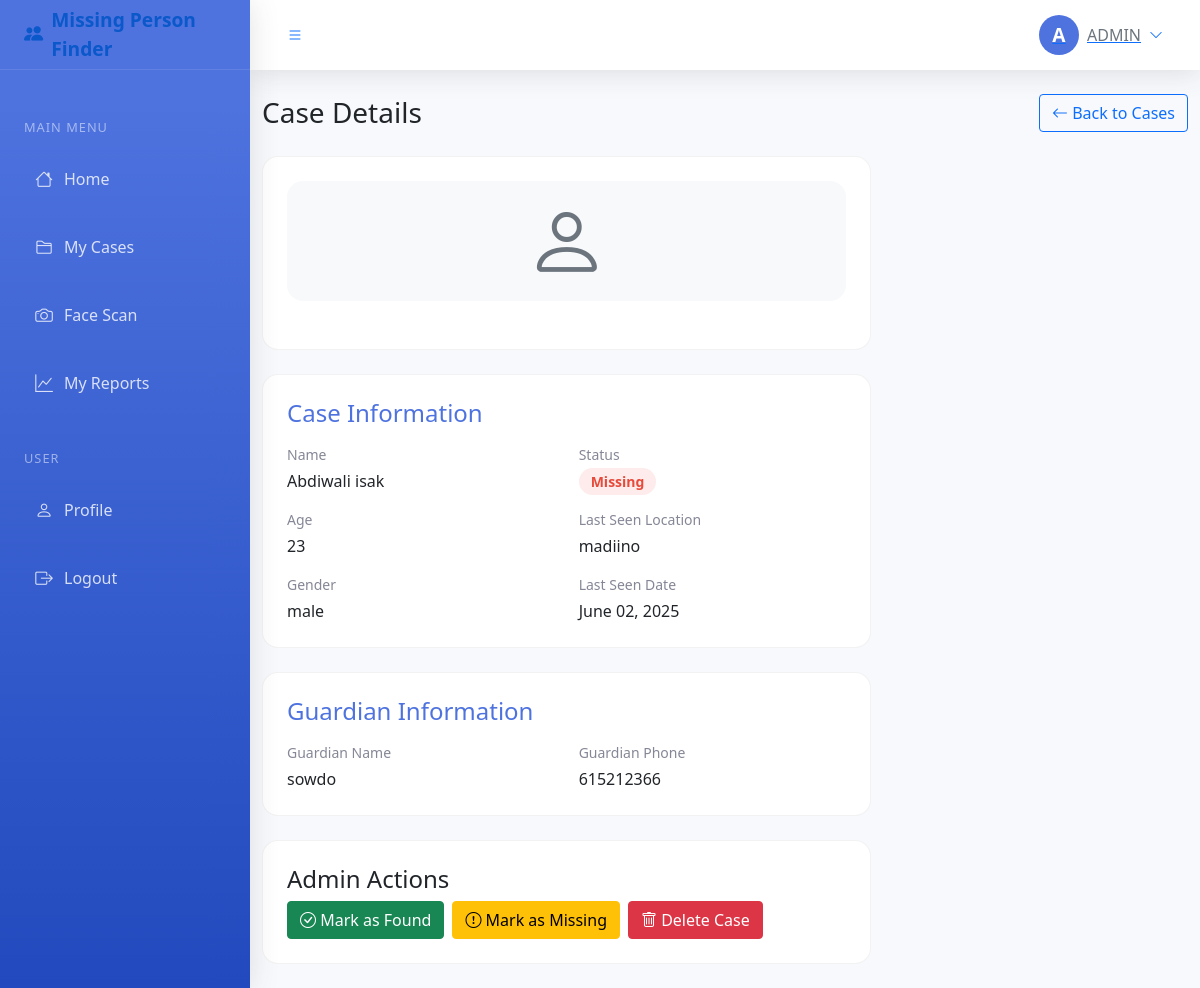
Page /case/2 (signed in) on the committed database.
### models.py (models this page shows)
class User(UserMixin, db.Model):
    id = db.Column(db.Integer, primary_key=True)
    username = db.Column(db.String(80), unique=True, nullable=False)
    email = db.Column(db.String(120), unique=True, nullable=False)
    password = db.Column(db.String(200), nullable=False)
    role = db.Column(db.String(20), default='user')  # 'user' or 'admin'
    created_at = db.Column(db.DateTime, default=datetime.utcnow)
    cases = db.relationship('Case', backref='reporter', lazy=True)
    activities = db.relationship('Activity', backref='user', lazy=True)

class Case(db.Model):
    id = db.Column(db.Integer, primary_key=True)
    name = db.Column(db.String(100), nullable=False)
    age = db.Column(db.Integer, nullable=False)
    gender = db.Column(db.String(10), nullable=False)
    last_seen_location = db.Column(db.String(200), nullable=False)
    last_seen_date = db.Column(db.DateTime, nullable=False)
    guardian_name = db.Column(db.String(100), nullable=False)
    guardian_phone = db.Column(db.String(20), nullable=False)
    status = db.Column(db.String(20), default='missing')  # 'missing' or 'found'
    created_at = db.Column(db.DateTime, default=datetime.utcnow)
    updated_at = db.Column(db.DateTime, default=datetime.utcnow, onupdate=datetime.utcnow)
    reporter_id = db.Column(db.Integer, db.ForeignKey('user.id'), nullable=False)
    photos = db.relationship('Photo', backref='case', lazy=True)

### app.py (the view)
@app.route('/case/<int:case_id>')
@login_required
def case_details(case_id):
    case = Case.query.get_or_404(case_id)
    if current_user.role != 'admin' and case.reporter_id != current_user.id:
        flash('Access denied', 'error')
        return redirect(url_for('view_cases'))
    return render_template('case_details.html', case=case)

### app.py (called while the page is built)
@login_manager.user_loader
def load_user(user_id):
    return User.query.get(int(user_id))

### templates/case_details.html (shortened to what this page needs)
{% extends "dashboard_layout.html" %}
{% block content %}
<div class="d-flex justify-content-between align-items-center mb-4">
    <h1 class="h3 mb-0">Case Details</h1>
    <a href="{{ url_for('view_cases') }}" class="btn btn-outline-primary">
        <i class="bi bi-arrow-left"></i> Back to Cases
    </a>
</div>
<div class="row">
    <div class="col-lg-8">
        <div class="info-card">
            <div class="text-center">
                {% if case.photos %}
                <img src="{{ url_for('serve_face', filename=case.photos[0].filename) }}"
                     alt="{{ case.name }}" class="case-photo" id="mainPhoto">
                {% else %}
                <div class="case-photo bg-light d-flex align-items-center justify-content-center">
                    <i class="bi bi-person text-muted" style="font-size: 5rem;"></i>
                </div>
                {% endif %}
            </div>
        </div>
        <div class="info-card">
            <h4>Case Information</h4>
            <div class="row">
                <div class="col-md-6">
                    <div class="info-item">
                        <div class="info-label">Name</div>
                        <div class="info-value">{{ case.name }}</div>
                    </div>
                    <div class="info-item">
                        <div class="info-label">Age</div>
                        <div class="info-value">{{ case.age }}</div>
                    </div>
                    <div class="info-item">
                        <div class="info-label">Gender</div>
                        <div class="info-value">{{ case.gender }}</div>
                    </div>
                </div>
                <div class="col-md-6">
                    <div class="info-item">
                        <div class="info-label">Status</div>
                        <div class="info-value">
                            <span class="case-status {% if case.status == 'found' %}status-open{% else %}status-closed{% endif %}">
                                {{ case.status|title }}
                            </span>
                        </div>
                    </div>
                    <div class="info-item">
                        <div class="info-label">Last Seen Location</div>
                        <div class="info-value">{{ case.last_seen_location }}</div>
                    </div>
                    <div class="info-item">
                        <div class="info-label">Last Seen Date</div>
                        <div class="info-value">{{ case.last_seen_date.strftime('%B %d, %Y') }}</div>
                    </div>
                </div>
            </div>
        </div>
        <div class="info-card">
            <h4>Guardian Information</h4>
            <div class="row">
                <div class="col-md-6">
                    <div class="info-item">
                        <div class="info-label">Guardian Name</div>
                        <div class="info-value">{{ case.guardian_name }}</div>
                    </div>
                </div>
                <div class="col-md-6">
                    <div class="info-item">
                        <div class="info-label">Guardian Phone</div>
                        <div class="info-value">{{ case.guardian_phone }}</div>
                    </div>
                </div>
            </div>
        </div>
        {% if current_user.role == 'admin' %}
        <div class="admin-actions">
            <h4>Admin Actions</h4>
            <div class="d-flex gap-2">
                <button class="btn btn-success" id="markFoundBtn">
                    <i class="bi bi-check-circle"></i> Mark as Found
                </button>
                <button class="btn btn-warning" id="markMissingBtn">
                    <i class="bi bi-exclamation-circle"></i> Mark as Missing
                </button>
                <button class="btn btn-danger" id="deleteCaseBtn">
                    <i class="bi bi-trash"></i> Delete Case
                </button>
            </div>
        </div>
        {% endif %}
    </div>
</div>
{% endblock %}

### templates/dashboard_layout.html (shortened to what this page needs)
<!DOCTYPE html>
<html lang="en">
<head>
    <link href="https://cdn.jsdelivr.net/npm/bootstrap@5.1.3/dist/css/bootstrap.min.css" rel="stylesheet">
    <link href="https://cdn.jsdelivr.net/npm/bootstrap-icons@1.7.2/font/bootstrap-icons.css" rel="stylesheet">
</head>
<body>
    <nav id="sidebar">
        <a href="#" class="sidebar-brand">
            <i class="bi bi-people-fill me-2"></i>
            Missing Person Finder
        </a>
        <div class="nav flex-column mt-3">
            {% if current_user.is_admin %}
            <div class="nav-section">ADMIN CONTROLS</div>
            <div class="nav-item">
                <a href="{{ url_for('dashboard') }}" class="nav-link {% if request.endpoint == 'dashboard' %}active{% endif %}">
                    <i class="bi bi-speedometer2"></i>
                    Dashboard
                </a>
            </div>
            <div class="nav-item">
                <a href="{{ url_for('users') }}" class="nav-link {% if request.endpoint == 'users' %}active{% endif %}">
                    <i class="bi bi-people"></i>
                    Manage Users
                </a>
            </div>
            <div class="nav-item">
                <a href="{{ url_for('view_cases') }}" class="nav-link {% if request.endpoint == 'view_cases' %}active{% endif %}">
                    <i class="bi bi-folder2-open"></i>
                    Manage Cases
                </a>
            </div>
            <div class="nav-item">
                <a href="{{ url_for('reports') }}" class="nav-link {% if request.endpoint == 'reports' %}active{% endif %}">
                    <i class="bi bi-graph-up"></i>
                    Reports & Analytics
                </a>
            </div>
            {% else %}
            <div class="nav-section">MAIN MENU</div>
            <div class="nav-item">
                <a href="{{ url_for('dashboard') }}" class="nav-link {% if request.endpoint == 'dashboard' %}active{% endif %}">
                    <i class="bi bi-house"></i>
                    Home
                </a>
            </div>
            <div class="nav-item">
                <a href="{{ url_for('view_cases') }}" class="nav-link {% if request.endpoint == 'view_cases' %}active{% endif %}">
                    <i class="bi bi-folder2"></i>
                    My Cases
                </a>
            </div>
            <div class="nav-item">
                <a href="{{ url_for('scan') }}" class="nav-link {% if request.endpoint == 'scan' %}active{% endif %}">
                    <i class="bi bi-camera"></i>
                    Face Scan
                </a>
            </div>
            <div class="nav-item">
                <a href="{{ url_for('reports') }}" class="nav-link {% if request.endpoint == 'reports' %}active{% endif %}">
                    <i class="bi bi-graph-up"></i>
                    My Reports
                </a>
            </div>
            {% endif %}
            <div class="nav-section">USER</div>
            <div class="nav-item">
                <a href="{{ url_for('profile') }}" class="nav-link {% if request.endpoint == 'profile' %}active{% endif %}">
                    <i class="bi bi-person"></i>
                    Profile
                </a>
            </div>
            <div class="nav-item">
                <a href="{{ url_for('logout') }}" class="nav-link">
                    <i class="bi bi-box-arrow-right"></i>
                    Logout
                </a>
            </div>
        </div>
    </nav>
    <div id="content">
        <div class="topbar">
            <button id="sidebarToggle" class="btn btn-link">
                <i class="bi bi-list"></i>
            </button>
            <div class="ms-auto d-flex align-items-center">
                <div class="dropdown">
                    <button class="btn btn-link d-flex align-items-center" type="button" id="userDropdown" data-bs-toggle="dropdown">
                        <div class="letter-avatar me-2">{{ current_user.username[0]|upper }}</div>
                        <span class="d-none d-md-inline text-secondary">{{ current_user.username }}</span>
                        <i class="bi bi-chevron-down ms-2 small"></i>
                    </button>
                </div>
            </div>
        </div>
        <div class="container-fluid py-4">
            {% block content %}{% endblock %}
        </div>
    </div>
</body>
</html>

### templates/dashboard_layout.html (style rules this page uses)
:root { --primary-color: #4e73df; --secondary-color: #858796; --success-color: #1cc88a; --sidebar-width: 250px; --topbar-height: 70px; }
body { min-height: 100vh; background: #f8f9fc; overflow-x: hidden; }
#sidebar { position: fixed; left: 0; top: 0; bottom: 0; width: var(--sidebar-width); background: linear-gradient(180deg, #4e73df 10%, #224abe 100%); transition: all 0.3s ease-in-out; z-index: 1000; overflow-y: auto; box-shadow: 0 0.15rem 1.75rem 0 rgba(58,59,69,0.15); }
.sidebar-brand { height: var(--topbar-height); display: flex; align-items: center; padding: 0 1.5rem; color: white; font-size: 1.2rem; font-weight: 700; text-decoration: none; border-bottom: 1px solid rgba(255,255,255,0.1); }
.nav-item { position: relative; margin: 0.5rem 1rem; }
.nav-link { display: flex; align-items: center; padding: 0.8rem 1rem; color: rgba(255,255,255,0.8); border-radius: 0.5rem; transition: all 0.2s; }
.nav-link i { width: 1.5rem; font-size: 1.1rem; margin-right: 0.5rem; text-align: center; }
#content { margin-left: var(--sidebar-width); transition: all 0.3s; min-height: 100vh; }
.topbar { height: var(--topbar-height); background: white; box-shadow: 0 0.15rem 1.75rem 0 rgba(58,59,69,0.15); display: flex; align-items: center; padding: 0 1.5rem; position: sticky; top: 0; z-index: 999; }
.nav-section { color: rgba(255,255,255,0.5); font-size: 0.8rem; text-transform: uppercase; letter-spacing: 1px; padding: 1rem 1.5rem 0.5rem; margin-top: 1rem; }
.letter-avatar { width: 40px; height: 40px; background: var(--primary-color); color: white; border-radius: 50%; display: flex; align-items: center; justify-content: center; font-weight: bold; font-size: 1.2rem; }

### templates/case_details.html (style rules this page uses)
.case-photo { width: 100%; max-height: 400px; object-fit: cover; border-radius: 1rem; margin-bottom: 1.5rem; }
.info-card { background: white; border-radius: 1rem; padding: 1.5rem; margin-bottom: 1.5rem; border: 1px solid rgba(0,0,0,0.05); }
.info-card h4 { color: var(--primary-color); margin-bottom: 1rem; }
.info-item { margin-bottom: 1rem; }
.info-item:last-child { margin-bottom: 0; }
.info-label { color: var(--secondary-color); font-size: 0.875rem; margin-bottom: 0.25rem; }
.info-value { font-weight: 500; }
.case-status { padding: 0.25rem 0.75rem; border-radius: 2rem; font-size: 0.875rem; font-weight: 600; }
.status-closed { background: rgba(231, 74, 59, 0.1); color: #e74a3b; }
.admin-actions { background: white; border-radius: 1rem; padding: 1.5rem; margin-top: 1.5rem; border: 1px solid rgba(0,0,0,0.05); }

### rows in the picture
User: username "A", username "ADMIN"
Case: name "Abdiwali isak", age "23", gender "male", status "Missing", last_seen_location "madiino", last_seen_date "June 02, 2025", guardian_name "sowdo", guardian_phone "615212366"
